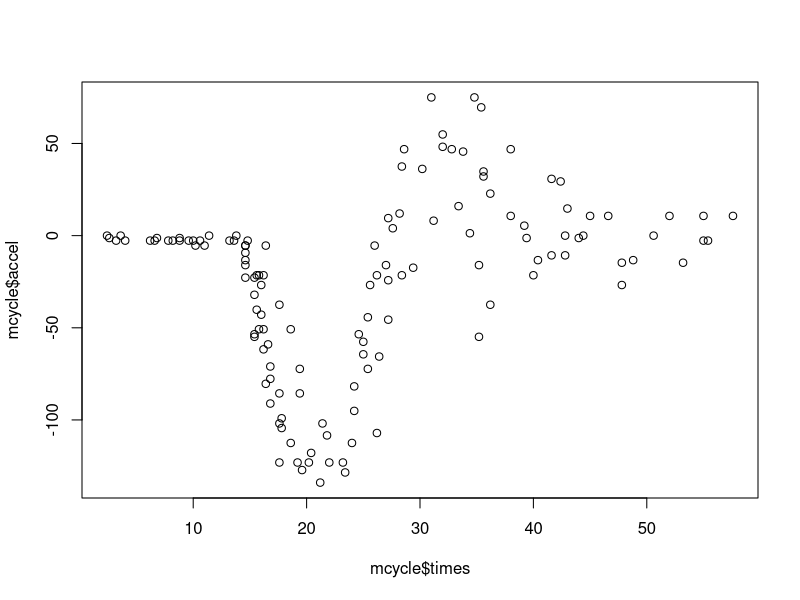
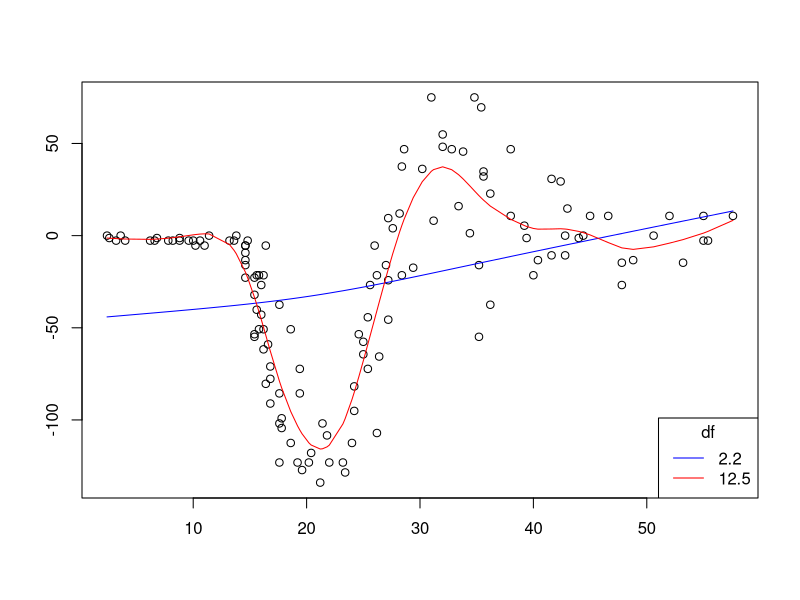

Recreate these plots in R, in order.
## ---- chunk 1
knitr::opts_chunk$set(echo = FALSE, message = FALSE, warning = FALSE)
## ---- chunk 2
library(MASS)
data(mcycle)
plot(mcycle$times,mcycle$accel)
## ---- chunk 3
spl1 <- smooth.spline(mcycle$times,mcycle$accel,lambda=1)
spl2 <- smooth.spline(mcycle$times,mcycle$accel,lambda=0.0001)
plot(mcycle$times,mcycle$accel,xlab="",ylab="")
lines(spl1,col="blue")
lines(spl2,col="red")
legend("bottomright",legend=round(c(spl1$df,spl2$df),1),
       title="df",lty=c(1,1),col=c("blue","red"))
